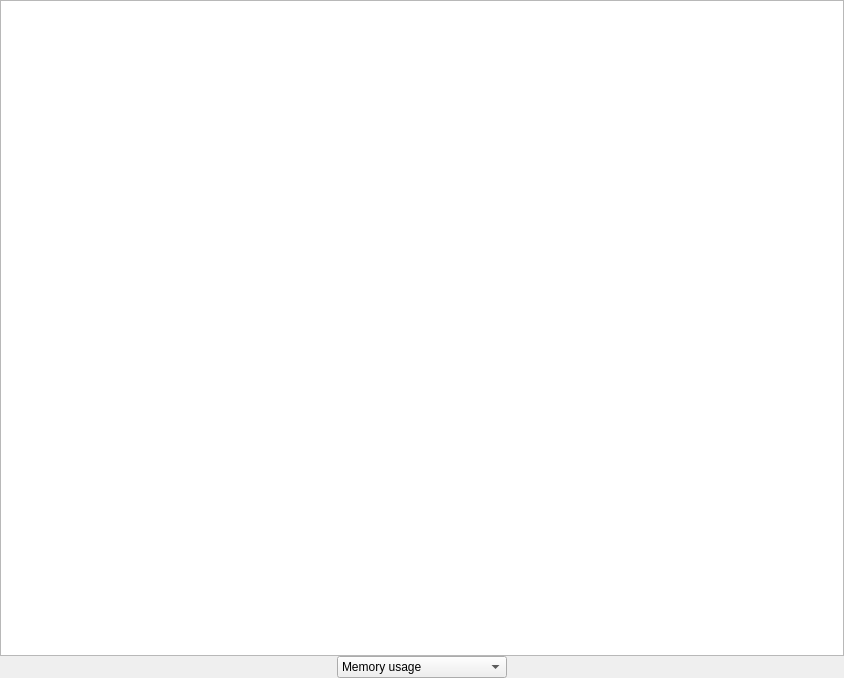
<?xml version="1.0" encoding="UTF-8"?>
<ui version="4.0">
 <class>TreeMap</class>
 <widget class="QWidget" name="TreeMap">
  <property name="geometry">
   <rect>
    <x>0</x>
    <y>0</y>
    <width>844</width>
    <height>678</height>
   </rect>
  </property>
  <property name="mouseTracking">
   <bool>true</bool>
  </property>
  <property name="windowTitle">
   <string>Form</string>
  </property>
  <layout class="QGridLayout" name="gridLayout">
   <property name="leftMargin">
    <number>0</number>
   </property>
   <property name="topMargin">
    <number>0</number>
   </property>
   <property name="rightMargin">
    <number>0</number>
   </property>
   <property name="bottomMargin">
    <number>0</number>
   </property>
   <property name="spacing">
    <number>0</number>
   </property>
   <item row="0" column="0">
    <layout class="QVBoxLayout" name="verticalLayout">
     <property name="spacing">
      <number>0</number>
     </property>
     <item>
      <widget class="TreeMapView" name="graphicsView"/>
     </item>
     <item>
      <layout class="QHBoxLayout" name="horizontalLayout">
       <item>
        <spacer name="horizontalSpacer_2">
         <property name="orientation">
          <enum>Qt::Horizontal</enum>
         </property>
         <property name="sizeHint" stdset="0">
          <size>
           <width>208</width>
           <height>20</height>
          </size>
         </property>
        </spacer>
       </item>
       <item>
        <widget class="QComboBox" name="comboBoxType">
         <property name="minimumSize">
          <size>
           <width>150</width>
           <height>0</height>
          </size>
         </property>
         <item>
          <property name="text">
           <string>Memory usage</string>
          </property>
         </item>
         <item>
          <property name="text">
           <string>Memory usage peak</string>
          </property>
         </item>
         <item>
          <property name="text">
           <string>Allocation overhead</string>
          </property>
         </item>
         <item>
          <property name="text">
           <string>Allocation overhead peak</string>
          </property>
         </item>
        </widget>
       </item>
       <item>
        <spacer name="horizontalSpacer">
         <property name="orientation">
          <enum>Qt::Horizontal</enum>
         </property>
         <property name="sizeHint" stdset="0">
          <size>
           <width>208</width>
           <height>20</height>
          </size>
         </property>
        </spacer>
       </item>
      </layout>
     </item>
    </layout>
   </item>
  </layout>
 </widget>
 <customwidgets>
  <customwidget>
   <class>TreeMapView</class>
   <extends>QGraphicsView</extends>
   <header>../src/treemapview.h</header>
  </customwidget>
 </customwidgets>
 <resources/>
 <connections/>
</ui>
